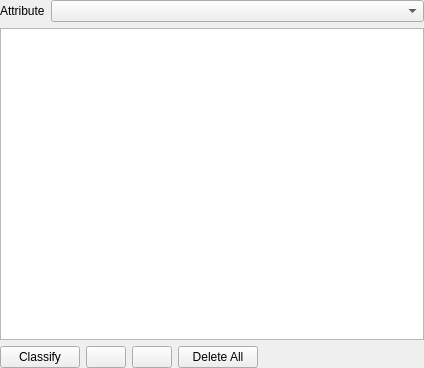
<?xml version="1.0" encoding="UTF-8"?>
<ui version="4.0">
 <class>QgsPointCloudClassifiedRendererWidgetBase</class>
 <widget class="QWidget" name="QgsPointCloudClassifiedRendererWidgetBase">
  <property name="geometry">
   <rect>
    <x>0</x>
    <y>0</y>
    <width>424</width>
    <height>368</height>
   </rect>
  </property>
  <layout class="QGridLayout" name="gridLayout">
   <property name="leftMargin">
    <number>0</number>
   </property>
   <property name="topMargin">
    <number>0</number>
   </property>
   <property name="rightMargin">
    <number>0</number>
   </property>
   <property name="bottomMargin">
    <number>0</number>
   </property>
   <item row="1" column="0" colspan="2">
    <widget class="QTreeView" name="viewCategories">
     <property name="minimumSize">
      <size>
       <width>0</width>
       <height>100</height>
      </size>
     </property>
     <property name="contextMenuPolicy">
      <enum>Qt::CustomContextMenu</enum>
     </property>
     <property name="dragDropMode">
      <enum>QAbstractItemView::InternalMove</enum>
     </property>
     <property name="defaultDropAction">
      <enum>Qt::IgnoreAction</enum>
     </property>
     <property name="selectionMode">
      <enum>QAbstractItemView::ExtendedSelection</enum>
     </property>
     <property name="iconSize">
      <size>
       <width>16</width>
       <height>16</height>
      </size>
     </property>
     <property name="rootIsDecorated">
      <bool>false</bool>
     </property>
     <property name="itemsExpandable">
      <bool>false</bool>
     </property>
     <property name="sortingEnabled">
      <bool>true</bool>
     </property>
     <property name="allColumnsShowFocus">
      <bool>true</bool>
     </property>
    </widget>
   </item>
   <item row="0" column="1">
    <widget class="QgsPointCloudAttributeComboBox" name="mAttributeComboBox"/>
   </item>
   <item row="2" column="0" colspan="2">
    <layout class="QHBoxLayout" name="horizontalLayout_3">
     <item>
      <widget class="QPushButton" name="btnAddCategories">
       <property name="text">
        <string>Classify</string>
       </property>
      </widget>
     </item>
     <item>
      <widget class="QPushButton" name="btnAddCategory">
       <property name="toolTip">
        <string>Add</string>
       </property>
       <property name="icon">
        <iconset resource="../../../images/images.qrc">
         <normaloff>:/images/themes/default/symbologyAdd.svg</normaloff>:/images/themes/default/symbologyAdd.svg</iconset>
       </property>
      </widget>
     </item>
     <item>
      <widget class="QPushButton" name="btnDeleteCategories">
       <property name="toolTip">
        <string>Delete</string>
       </property>
       <property name="icon">
        <iconset resource="../../../images/images.qrc">
         <normaloff>:/images/themes/default/symbologyRemove.svg</normaloff>:/images/themes/default/symbologyRemove.svg</iconset>
       </property>
      </widget>
     </item>
     <item>
      <widget class="QPushButton" name="btnDeleteAllCategories">
       <property name="text">
        <string>Delete All</string>
       </property>
      </widget>
     </item>
     <item>
      <spacer>
       <property name="orientation">
        <enum>Qt::Horizontal</enum>
       </property>
       <property name="sizeHint" stdset="0">
        <size>
         <width>40</width>
         <height>20</height>
        </size>
       </property>
      </spacer>
     </item>
    </layout>
   </item>
   <item row="0" column="0">
    <widget class="QLabel" name="label_3">
     <property name="sizePolicy">
      <sizepolicy hsizetype="Fixed" vsizetype="Preferred">
       <horstretch>0</horstretch>
       <verstretch>0</verstretch>
      </sizepolicy>
     </property>
     <property name="text">
      <string>Attribute</string>
     </property>
    </widget>
   </item>
  </layout>
 </widget>
 <customwidgets>
  <customwidget>
   <class>QgsPointCloudAttributeComboBox</class>
   <extends>QComboBox</extends>
   <header>qgspointcloudattributecombobox.h</header>
  </customwidget>
 </customwidgets>
 <tabstops>
  <tabstop>mAttributeComboBox</tabstop>
  <tabstop>viewCategories</tabstop>
  <tabstop>btnAddCategories</tabstop>
  <tabstop>btnAddCategory</tabstop>
  <tabstop>btnDeleteCategories</tabstop>
  <tabstop>btnDeleteAllCategories</tabstop>
 </tabstops>
 <resources>
  <include location="../../../images/images.qrc"/>
 </resources>
 <connections/>
</ui>
